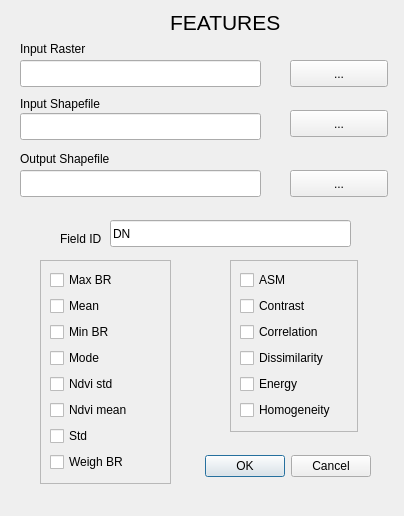
<?xml version="1.0" encoding="UTF-8"?>
<ui version="4.0">
 <class>Features</class>
 <widget class="QDialog" name="Features">
  <property name="geometry">
   <rect>
    <x>0</x>
    <y>0</y>
    <width>404</width>
    <height>516</height>
   </rect>
  </property>
  <property name="windowTitle">
   <string>SensumTools</string>
  </property>
  <widget class="QDialogButtonBox" name="buttonBox">
   <property name="geometry">
    <rect>
     <x>200</x>
     <y>450</y>
     <width>171</width>
     <height>32</height>
    </rect>
   </property>
   <property name="orientation">
    <enum>Qt::Horizontal</enum>
   </property>
   <property name="standardButtons">
    <set>QDialogButtonBox::Cancel|QDialogButtonBox::Ok</set>
   </property>
  </widget>
  <widget class="QLineEdit" name="lineEdit_input">
   <property name="geometry">
    <rect>
     <x>20</x>
     <y>60</y>
     <width>241</width>
     <height>27</height>
    </rect>
   </property>
  </widget>
  <widget class="QLabel" name="label_input">
   <property name="geometry">
    <rect>
     <x>20</x>
     <y>40</y>
     <width>131</width>
     <height>17</height>
    </rect>
   </property>
   <property name="text">
    <string>Input Raster</string>
   </property>
  </widget>
  <widget class="QPushButton" name="pushButton_input">
   <property name="geometry">
    <rect>
     <x>290</x>
     <y>60</y>
     <width>98</width>
     <height>27</height>
    </rect>
   </property>
   <property name="text">
    <string>...</string>
   </property>
  </widget>
  <widget class="QLabel" name="label_training">
   <property name="geometry">
    <rect>
     <x>20</x>
     <y>95</y>
     <width>191</width>
     <height>17</height>
    </rect>
   </property>
   <property name="text">
    <string>Input Shapefile</string>
   </property>
  </widget>
  <widget class="QPushButton" name="pushButton_training">
   <property name="geometry">
    <rect>
     <x>290</x>
     <y>110</y>
     <width>98</width>
     <height>27</height>
    </rect>
   </property>
   <property name="text">
    <string>...</string>
   </property>
  </widget>
  <widget class="QLineEdit" name="lineEdit_training">
   <property name="geometry">
    <rect>
     <x>20</x>
     <y>113</y>
     <width>241</width>
     <height>27</height>
    </rect>
   </property>
  </widget>
  <widget class="QLabel" name="label_title">
   <property name="geometry">
    <rect>
     <x>170</x>
     <y>10</y>
     <width>111</width>
     <height>21</height>
    </rect>
   </property>
   <property name="text">
    <string>&lt;html&gt;&lt;head/&gt;&lt;body&gt;&lt;p&gt;&lt;span style=&quot; font-size:16pt;&quot;&gt;FEATURES&lt;/span&gt;&lt;/p&gt;&lt;/body&gt;&lt;/html&gt;</string>
   </property>
  </widget>
  <widget class="QFrame" name="frame_spectrals">
   <property name="geometry">
    <rect>
     <x>40</x>
     <y>260</y>
     <width>131</width>
     <height>224</height>
    </rect>
   </property>
   <property name="frameShape">
    <enum>QFrame::StyledPanel</enum>
   </property>
   <property name="frameShadow">
    <enum>QFrame::Raised</enum>
   </property>
   <layout class="QVBoxLayout" name="verticalLayout">
    <item>
     <widget class="QCheckBox" name="checkBox_maxbr">
      <property name="text">
       <string>Max BR</string>
      </property>
     </widget>
    </item>
    <item>
     <widget class="QCheckBox" name="checkBox_mean">
      <property name="text">
       <string>Mean</string>
      </property>
     </widget>
    </item>
    <item>
     <widget class="QCheckBox" name="checkBox_minbr">
      <property name="text">
       <string>Min BR</string>
      </property>
     </widget>
    </item>
    <item>
     <widget class="QCheckBox" name="checkBox_mode">
      <property name="text">
       <string>Mode</string>
      </property>
     </widget>
    </item>
    <item>
     <widget class="QCheckBox" name="checkBox_ndivistd">
      <property name="text">
       <string>Ndvi std</string>
      </property>
     </widget>
    </item>
    <item>
     <widget class="QCheckBox" name="checkBox_ndvimean">
      <property name="text">
       <string>Ndvi mean</string>
      </property>
     </widget>
    </item>
    <item>
     <widget class="QCheckBox" name="checkBox_std">
      <property name="text">
       <string>Std</string>
      </property>
     </widget>
    </item>
    <item>
     <widget class="QCheckBox" name="checkBox_weighbr">
      <property name="text">
       <string>Weigh BR</string>
      </property>
     </widget>
    </item>
   </layout>
  </widget>
  <widget class="QFrame" name="frame_textures">
   <property name="geometry">
    <rect>
     <x>230</x>
     <y>260</y>
     <width>128</width>
     <height>172</height>
    </rect>
   </property>
   <property name="frameShape">
    <enum>QFrame::StyledPanel</enum>
   </property>
   <property name="frameShadow">
    <enum>QFrame::Raised</enum>
   </property>
   <layout class="QVBoxLayout" name="verticalLayout_2">
    <item>
     <widget class="QCheckBox" name="checkBox_asm">
      <property name="text">
       <string>ASM</string>
      </property>
     </widget>
    </item>
    <item>
     <widget class="QCheckBox" name="checkBox_contrast">
      <property name="text">
       <string>Contrast</string>
      </property>
     </widget>
    </item>
    <item>
     <widget class="QCheckBox" name="checkBox_correlation">
      <property name="text">
       <string>Correlation</string>
      </property>
     </widget>
    </item>
    <item>
     <widget class="QCheckBox" name="checkBox_dissimilarity">
      <property name="text">
       <string>Dissimilarity</string>
      </property>
     </widget>
    </item>
    <item>
     <widget class="QCheckBox" name="checkBox_energy">
      <property name="text">
       <string>Energy</string>
      </property>
     </widget>
    </item>
    <item>
     <widget class="QCheckBox" name="checkBox_homogeneity">
      <property name="text">
       <string>Homogeneity</string>
      </property>
     </widget>
    </item>
   </layout>
  </widget>
  <widget class="QLineEdit" name="lineEdit_output">
   <property name="geometry">
    <rect>
     <x>20</x>
     <y>170</y>
     <width>241</width>
     <height>27</height>
    </rect>
   </property>
  </widget>
  <widget class="QPushButton" name="pushButton_output">
   <property name="geometry">
    <rect>
     <x>290</x>
     <y>170</y>
     <width>98</width>
     <height>27</height>
    </rect>
   </property>
   <property name="text">
    <string>...</string>
   </property>
  </widget>
  <widget class="QLabel" name="label_output">
   <property name="geometry">
    <rect>
     <x>20</x>
     <y>150</y>
     <width>191</width>
     <height>17</height>
    </rect>
   </property>
   <property name="text">
    <string>Output Shapefile</string>
   </property>
  </widget>
  <widget class="QLineEdit" name="lineEdit_field">
   <property name="geometry">
    <rect>
     <x>110</x>
     <y>220</y>
     <width>241</width>
     <height>27</height>
    </rect>
   </property>
   <property name="text">
    <string>DN</string>
   </property>
  </widget>
  <widget class="QLabel" name="label_id">
   <property name="geometry">
    <rect>
     <x>60</x>
     <y>230</y>
     <width>51</width>
     <height>17</height>
    </rect>
   </property>
   <property name="text">
    <string>Field ID</string>
   </property>
  </widget>
 </widget>
 <resources/>
 <connections>
  <connection>
   <sender>buttonBox</sender>
   <signal>accepted()</signal>
   <receiver>Features</receiver>
   <slot>accept()</slot>
   <hints>
    <hint type="sourcelabel">
     <x>250</x>
     <y>631</y>
    </hint>
    <hint type="destinationlabel">
     <x>157</x>
     <y>274</y>
    </hint>
   </hints>
  </connection>
  <connection>
   <sender>buttonBox</sender>
   <signal>rejected()</signal>
   <receiver>Features</receiver>
   <slot>reject()</slot>
   <hints>
    <hint type="sourcelabel">
     <x>250</x>
     <y>631</y>
    </hint>
    <hint type="destinationlabel">
     <x>286</x>
     <y>274</y>
    </hint>
   </hints>
  </connection>
 </connections>
</ui>
